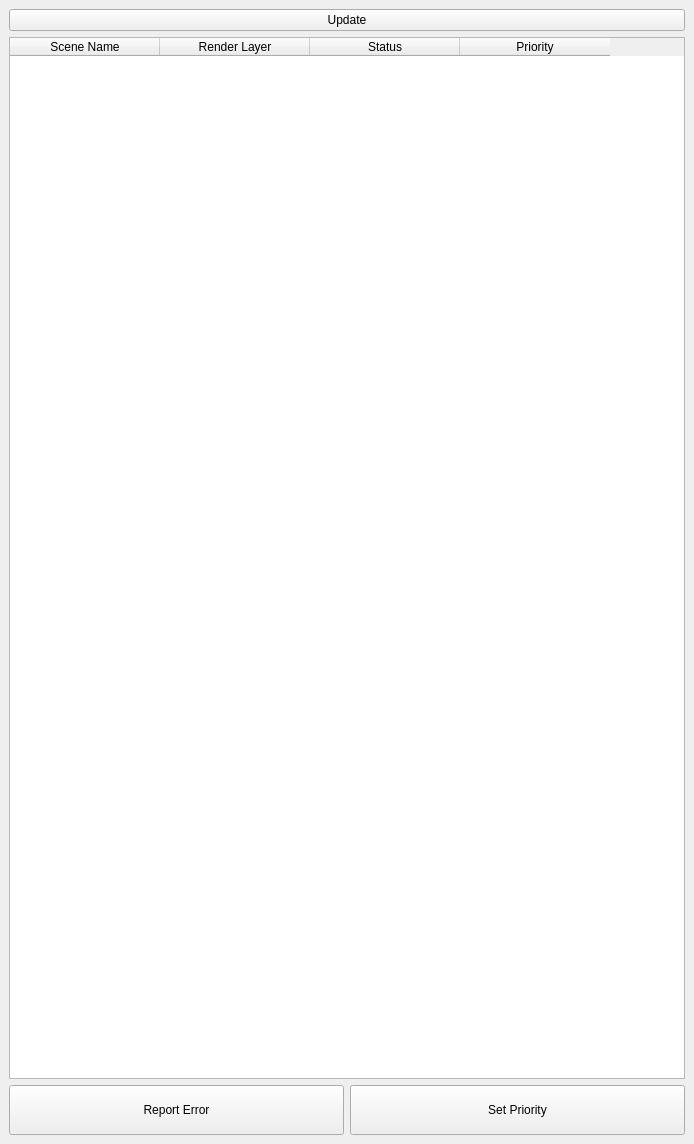
<?xml version="1.0" encoding="UTF-8"?>
<ui version="4.0">
 <class>CompStack_MainWindow</class>
 <widget class="QMainWindow" name="CompStack_MainWindow">
  <property name="geometry">
   <rect>
    <x>0</x>
    <y>0</y>
    <width>694</width>
    <height>1144</height>
   </rect>
  </property>
  <property name="windowTitle">
   <string>MainWindow</string>
  </property>
  <widget class="QWidget" name="CompStack_centralwidget">
   <layout class="QVBoxLayout" name="verticalLayout">
    <item>
     <layout class="QVBoxLayout" name="CompStack_veticalLayout">
      <item>
       <layout class="QHBoxLayout" name="horizontalLayout">
        <item>
         <widget class="QPushButton" name="update_pushButton">
          <property name="text">
           <string>Update</string>
          </property>
         </widget>
        </item>
       </layout>
      </item>
      <item>
       <widget class="QTableWidget" name="renderStack_tableWidget">
        <property name="sizePolicy">
         <sizepolicy hsizetype="Expanding" vsizetype="MinimumExpanding">
          <horstretch>0</horstretch>
          <verstretch>0</verstretch>
         </sizepolicy>
        </property>
        <attribute name="horizontalHeaderCascadingSectionResizes">
         <bool>true</bool>
        </attribute>
        <attribute name="horizontalHeaderDefaultSectionSize">
         <number>150</number>
        </attribute>
        <attribute name="horizontalHeaderStretchLastSection">
         <bool>false</bool>
        </attribute>
        <column>
         <property name="text">
          <string>Scene Name</string>
         </property>
        </column>
        <column>
         <property name="text">
          <string>Render Layer</string>
         </property>
        </column>
        <column>
         <property name="text">
          <string>Status</string>
         </property>
        </column>
        <column>
         <property name="text">
          <string>Priority</string>
         </property>
        </column>
       </widget>
      </item>
      <item>
       <layout class="QHBoxLayout" name="action_horizontalLayout">
        <item>
         <widget class="QPushButton" name="error_pushButton">
          <property name="minimumSize">
           <size>
            <width>0</width>
            <height>50</height>
           </size>
          </property>
          <property name="maximumSize">
           <size>
            <width>16777215</width>
            <height>50</height>
           </size>
          </property>
          <property name="text">
           <string>Report Error</string>
          </property>
         </widget>
        </item>
        <item>
         <widget class="QPushButton" name="priority_pushButton">
          <property name="maximumSize">
           <size>
            <width>16777215</width>
            <height>50</height>
           </size>
          </property>
          <property name="text">
           <string>Set Priority</string>
          </property>
         </widget>
        </item>
       </layout>
      </item>
     </layout>
    </item>
   </layout>
  </widget>
 </widget>
 <resources/>
 <connections/>
</ui>
